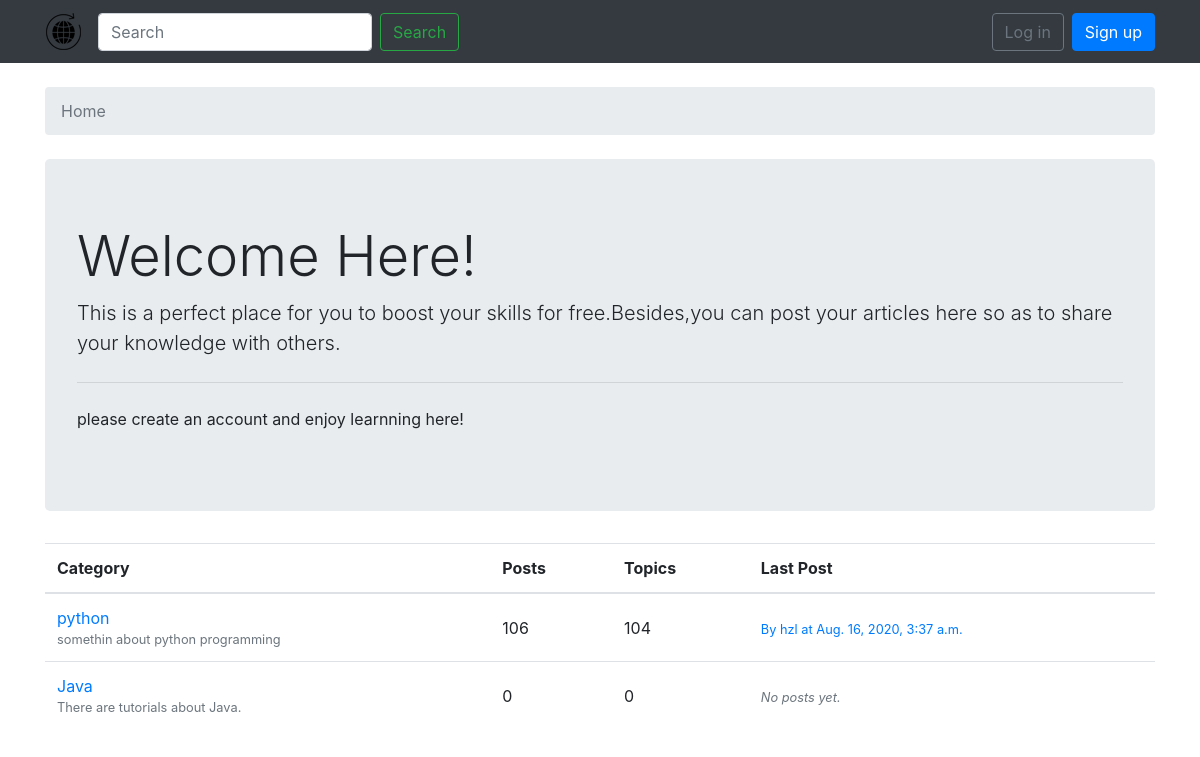
Before: / with the older database file.
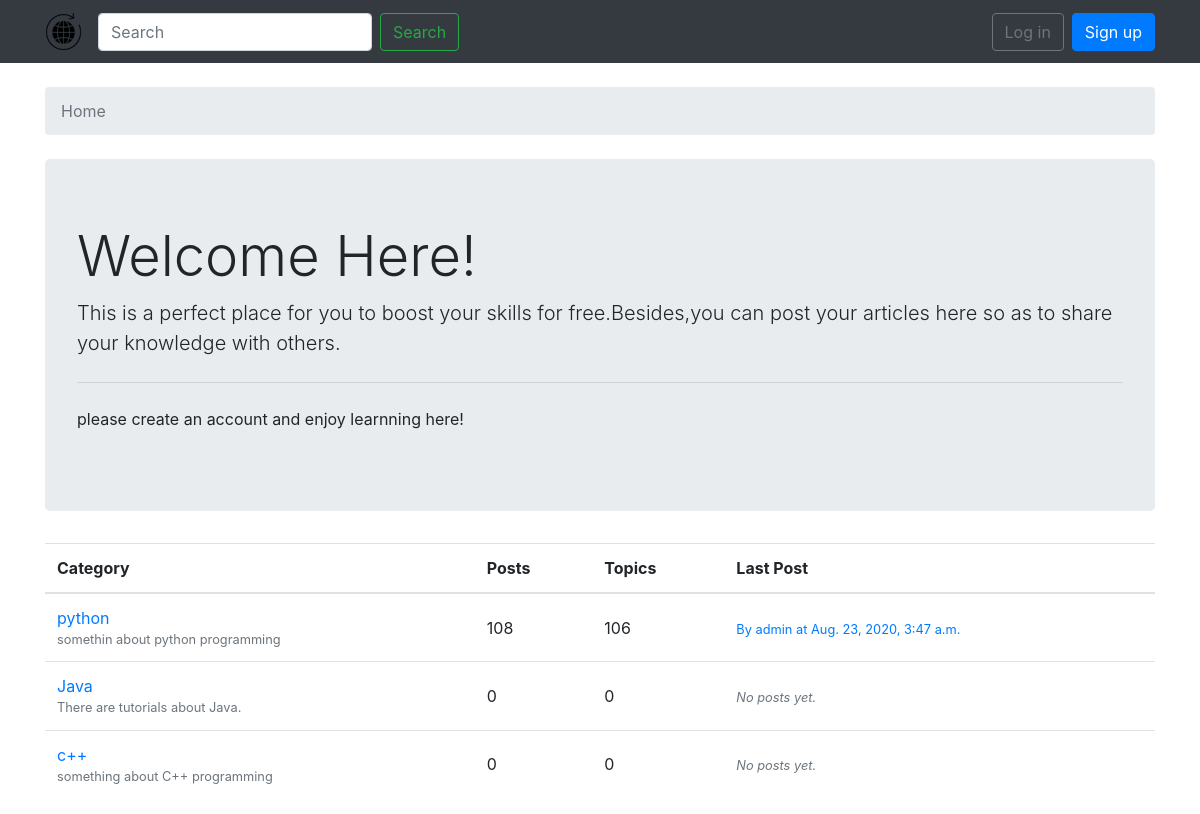
After: the same page with the newer database file.
### boards/models.py (models this page shows, shortened)
class Board(models.Model):
    name = models.CharField(max_length=30, unique=True)
    description = models.CharField(max_length=100)
    def get_posts_count(self):
        return Post.objects.filter(topic__board=self).count()
    def get_last_post(self):
        return Post.objects.filter(topic__board=self).order_by('-created_at').first()

class Post(models.Model):
    message = models.TextField(max_length=4000)
    topic = models.ForeignKey(Topic, related_name='posts',on_delete=models.CASCADE)
    created_at = models.DateTimeField(auto_now_add=True)
    updated_at = models.DateTimeField(null=True)
    created_by = models.ForeignKey(User, related_name='posts',on_delete=models.CASCADE)
    updated_by = models.ForeignKey(User, null=True, related_name='+',on_delete=models.CASCADE)

### boards/views.py (the view)
# urls.py: url(r'^$',views.BoardListView.as_view(),name='home'),
class BoardListView(ListView):
	model = Board
	context_object_name = 'boards'
	template_name = 'home.html'

### templates/home.html (shortened to what this page needs)
{% extends 'base.html' %}
{% block breadcrumb %}
<li class="breadcrumb-item active">Home</li>
{% endblock %}
{% block content %}
<div class="jumbotron">
<h1 class="display-4">Welcome Here!</h1>
<p class="lead">This is a perfect place for you to boost your skills for free.Besides,you can post your articles here so as to share your knowledge with others.</p>
<hr class="my-4">
<p>please create an account and enjoy learnning here!</p>
</div>
<table class="table">
<thead class="thead-inverse">
<tr>
<th>Category</th>
<th>Posts</th>
<th>Topics</th>
<th>Last Post</th>
</tr>
</thead>
<tbody>
{% for board in boards %}
<tr>
<td>
<a href="{% url 'board_topics' board.pk %}">{{ board.name }}</a>
<small class="text-muted d-block">{{ board.description }}</small>
</td>
<td class="align-middle">
{{ board.get_posts_count }}
</td>
<td class="align-middle">
{{ board.topics.count }}
</td>
<td class="align-middle">
{% with post=board.get_last_post %}
{% if post %}
<small>
<a href="{% url 'topic_posts' board.pk post.topic.pk %}">
By {{ post.created_by.username }} at {{ post.created_at }}
</a>
</small>
{% else %}
<small class="text-muted">
<em>No posts yet.</em>
</small>
{% endif %}
{% endwith %}
</td>
</tr>
{% endfor %}
</tbody>
</table>
{% endblock %}

Changed rows visible on the page:
computed for Board "python": get_posts_count "106" → "108"; topics.count "104" → "106"; get_last_post.created_by.username "hzl" → "admin"; get_last_post.created_at "Aug. 16, 2020, 3:37 a.m." → "Aug. 23, 2020, 3:47 a.m."
added Board: name "c++", description "something about C++ programming", get_posts_count "0", topics.count "0", shows "No posts yet."
